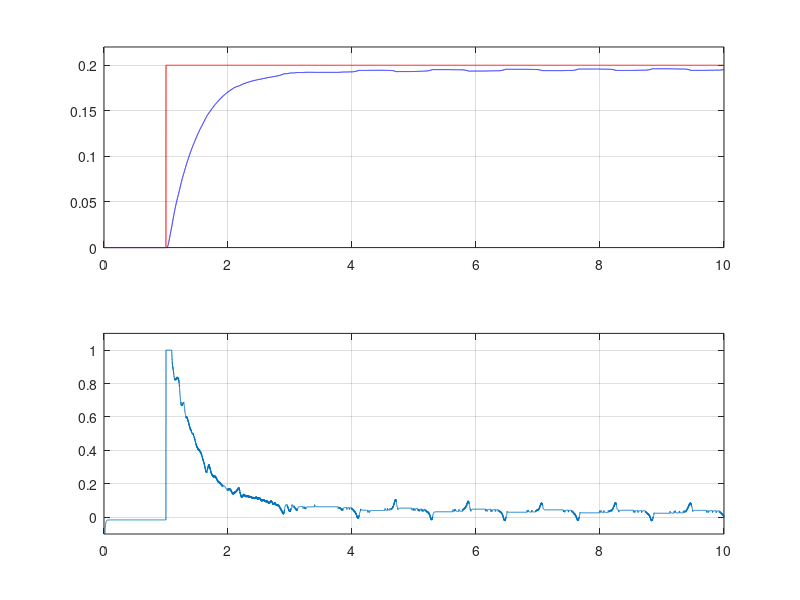

Recreate this plot in MATLAB.
close all

Tk = 10;

data1 = load('redPID_X.mat');
t = data1.wsp.time;
y = data1.wsp.signals.values(:,2) - data1.wsp.signals.values(1,2);
t = t(1:Tk*1000+1);
y = y(1:Tk*1000+1);
z(1:1000) = 0;
z(1001:10001) = 0.2;
u = data1.zad.signals.values(1:Tk*1000+1);
figure(100)
subplot(211)
plot(t,y,'b');
hold on
grid on
axis([0 10 0 0.22]);
plot(t,z,'r');
subplot(212)
plot(t,u)
axis([0 10 -0.1 1.1]);
grid on
